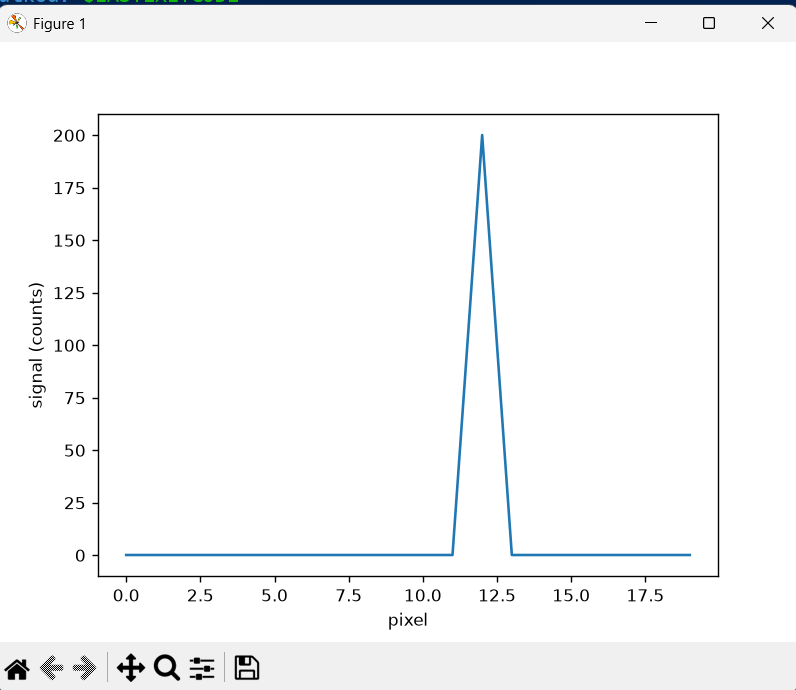
#> input picture dev/testprotokoll/2026-10-19_frys/A02/fonster-20261018.png, 796 x 690 px
$ python -i source.py   (imports and definitions only)
#> lines starting #> are read from the running program, lines starting #| are printed output that depends on the picture
#> further down, picture is the input picture: shape (690, 796, 3); mean B, G, R 248.3, 247.7, 246.9
import sys
import time

import cv2
import numpy as np


# [32 lines left out: functions open_source, read_frame, not called in this run]


def close_source(src):
    if src["kind"] == "camera":
        src["cap"].release()


CONTROLS = {"exposure": cv2.CAP_PROP_EXPOSURE, "gain": cv2.CAP_PROP_GAIN, "auto": cv2.CAP_PROP_AUTO_EXPOSURE}
PROPS = {"width": cv2.CAP_PROP_FRAME_WIDTH, "height": cv2.CAP_PROP_FRAME_HEIGHT, "exposure": cv2.CAP_PROP_EXPOSURE,
         "gain": cv2.CAP_PROP_GAIN, "auto_exposure": cv2.CAP_PROP_AUTO_EXPOSURE, "fps": cv2.CAP_PROP_FPS}


# [12 lines left out: function describe, not called in this run]


def auto_values(backend):
    return (1.0, 3.0) if backend == "V4L2" else (0.25, 0.75)


# [6 lines left out: function set_control, not called in this run]


def auto_on(camera):
    return camera.get("auto_exposure") == auto_values(camera["backend"])[1]


TONE = np.clip(np.rint(255 * np.clip(np.arange(256) * 1.35 / 255, 0, 1) ** 0.8), 0, 255).astype(np.uint8)
_SHINE = np.rint(255 * np.clip((np.arange(256) / 255 - 0.55) / (1 - 0.55), 0, 1)).astype(np.uint8)


def bloom(rgb):
    toned = cv2.LUT(np.ascontiguousarray(rgb), TONE)
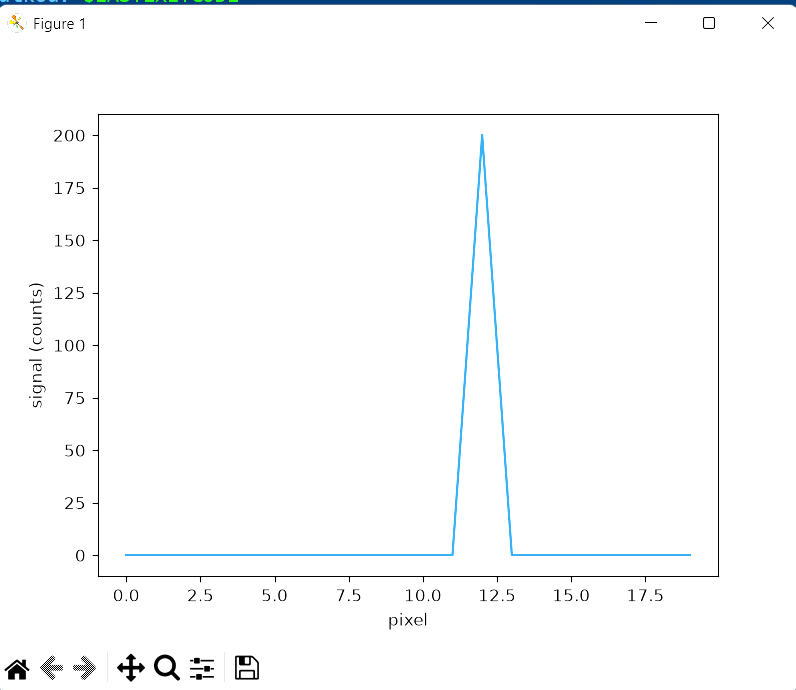
#> toned: shape (690, 796, 3); mean B, G, R 251.5, 250.8, 249.8
    shine = _SHINE[np.maximum(np.maximum(toned[..., 0], toned[..., 1]), toned[..., 2])]
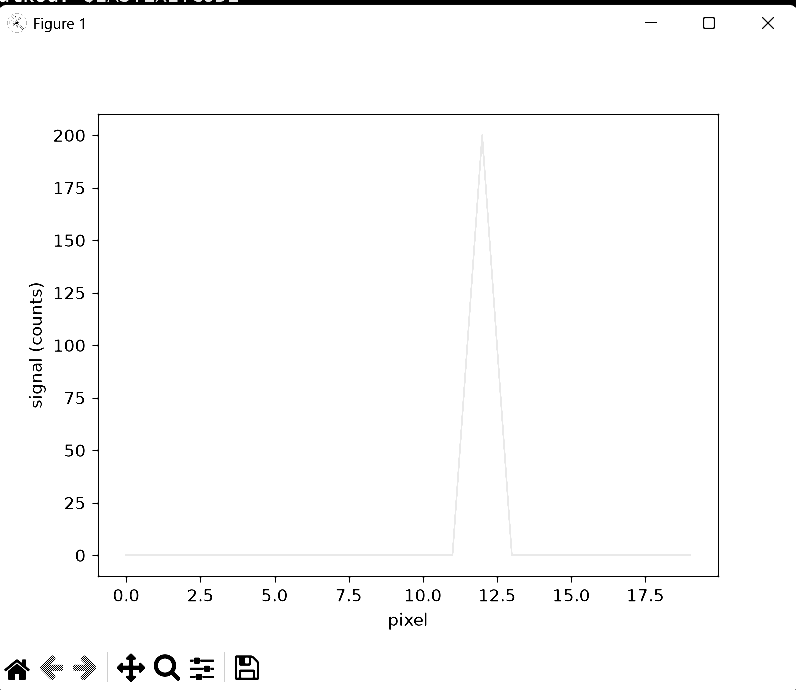
#> shine: shape (690, 796); min 0, max 255, mean 250.2
    light = cv2.multiply(toned, cv2.merge((shine, shine, shine)), scale=1 / 255)
    halo = cv2.convertScaleAbs(cv2.GaussianBlur(light, (0, 0), 3.0), alpha=0.45)
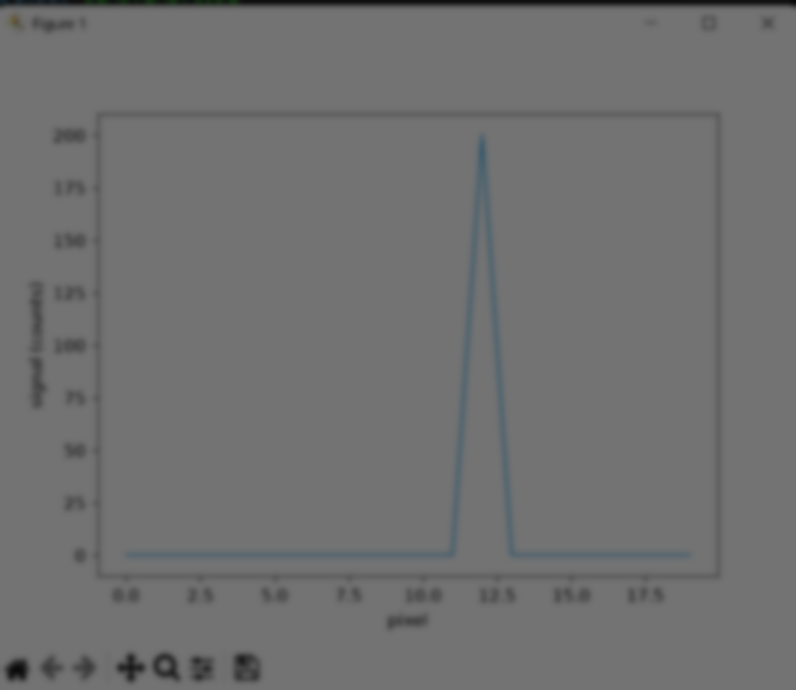
#> halo: shape (690, 796, 3); mean B, G, R 112.7, 112.6, 112.3
    return cv2.bitwise_not(cv2.multiply(cv2.bitwise_not(toned), cv2.bitwise_not(halo), scale=1 / 255))
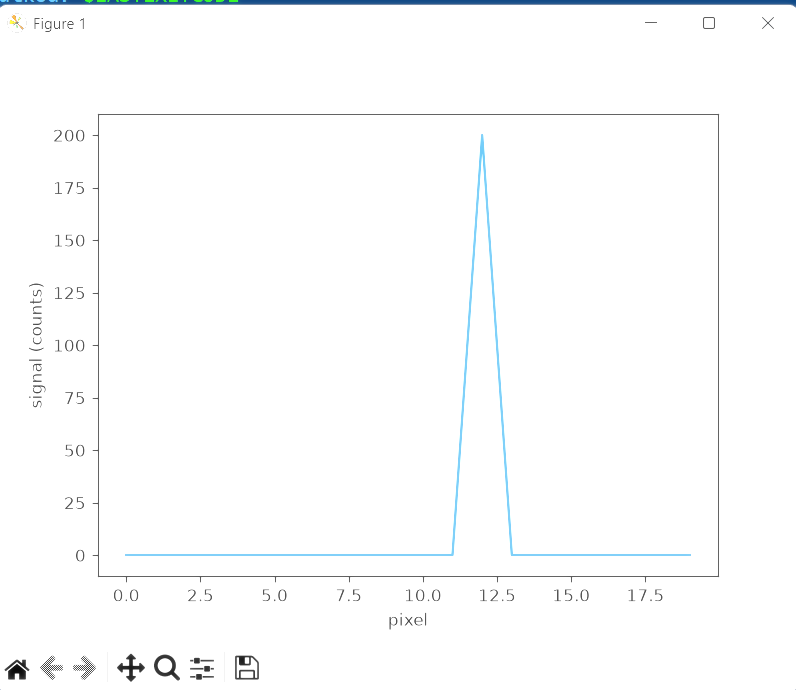
#> returned value: shape (690, 796, 3); mean of channels 0, 1, 2 252.5, 252, 251.1; drawn as B, G, R

>>> import cv2
>>> picture = cv2.imread('../../dev/testprotokoll/2026-10-19_frys/A02/fonster-20261018.png')
>>> result = bloom(picture)
